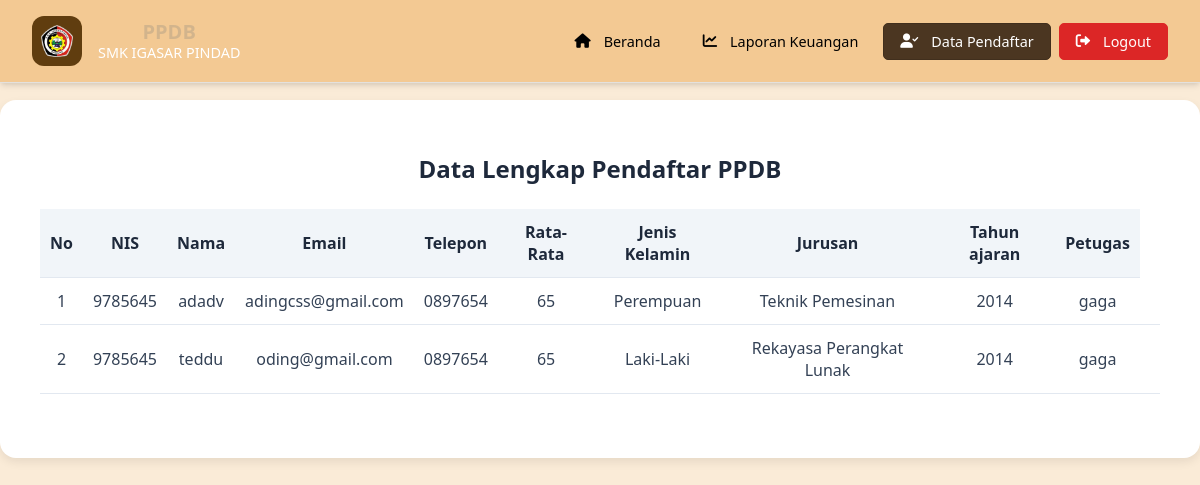
Screenshot of /data_pendaftar.php (signed in) with the database file from the repository.
### tables this page shows
CREATE TABLE `pendaftaran` (
  `id_pendaftar` int(11) NOT NULL,
  `NIS` varchar(20) NOT NULL,
  `Nama` varchar(100) NOT NULL,
  `Alamat` text DEFAULT NULL,
  `Email` varchar(100) NOT NULL,
  `Telepon` varchar(20) DEFAULT NULL,
  `Rata` varchar(10) DEFAULT NULL,
  `JK` enum('L','P') DEFAULT NULL,
  `kode_jur` varchar(4) DEFAULT NULL,
  `Tahun_ajaran` year(4) DEFAULT NULL,
  `Kd_petugas` int(11) DEFAULT NULL
);

CREATE TABLE `jurusan` (
  `Kode_jur` varchar(4) NOT NULL,
  `Nama_jurusan` varchar(100) NOT NULL,
  `Informasi_jurusan` text DEFAULT NULL,
  `Logo_jurusan` blob DEFAULT NULL
);

CREATE TABLE `petugas` (
  `Kd_petugas` int(11) NOT NULL,
  `nama_petugas` varchar(50) DEFAULT NULL,
  `password` varchar(255) DEFAULT NULL,
  `role` enum('admin','kepsek','tu','petugas') DEFAULT NULL
);

### data_pendaftar.php (the view, shortened to what this page needs)
<?php
$conn = new mysqli("localhost", "root", "", "ppdb");
$pendaftar = [];
$result = $conn->query("SELECT pendaftaran.*, jurusan.Nama_jurusan, petugas.nama_petugas
                        FROM pendaftaran
                        LEFT JOIN jurusan ON pendaftaran.kode_jur = jurusan.Kode_jur
                        LEFT JOIN petugas ON pendaftaran.Kd_petugas = petugas.Kd_petugas
                        ORDER BY pendaftaran.id_pendaftar DESC");
if ($result && $result->num_rows > 0) {
    while ($row = $result->fetch_assoc()) {
        $pendaftar[] = $row;
    }
}
include 'header.php';
?>
<!DOCTYPE html>
<html lang="id">
<head>
    <link href="https://cdnjs.cloudflare.com/ajax/libs/font-awesome/6.0.0/css/all.min.css" rel="stylesheet">
</head>
<body>
    <div class="container">
        <h2>Data Lengkap Pendaftar PPDB</h2>
        <table>
            <thead>
                <tr>
                    <th>No</th>
                    <th>NIS</th>
                    <th>Nama</th>
                    <th>Email</th>
                    <th>Telepon</th>
                    <th>Rata-Rata</th>
                    <th>Jenis Kelamin</th>
                    <th>Jurusan</th>
                    <th>Tahun ajaran</th>
                    <th>Petugas</th>
                </tr>
            </thead>
            <tbody>
                <?php if (empty($pendaftar)): ?>
                    <tr>
                        <td colspan="10" style="color:#888;">Belum ada data pendaftar.</td>
                    </tr>
                <?php else:
                    $no = 1;
                    foreach ($pendaftar as $row): ?>
                        <tr>
                            <td><?= $no++ ?></td>
                            <td><?= htmlspecialchars($row['NIS']) ?></td>
                            <td><?= htmlspecialchars($row['Nama']) ?></td>
                            <td><?= htmlspecialchars($row['Email']) ?></td>
                            <td><?= htmlspecialchars($row['Telepon']) ?></td>
                            <td><?= htmlspecialchars($row['Rata']) ?></td>
                            <td><?= htmlspecialchars($row['JK'] === 'L' ? 'Laki-Laki' : 'Perempuan') ?></td>
                            <td><?= htmlspecialchars($row['Nama_jurusan']) ?></td>
                            <td><?= htmlspecialchars($row['Tahun_ajaran']) ?></td>
                            <td><?= htmlspecialchars($row['nama_petugas']) ?></td>
                            <td>
                            </td>
                        </tr>
                    <?php endforeach; endif; ?>
            </tbody>
        </table>
    </div>
</body>
</html>

### header.php (style rules this page uses)
body { font-family: 'Segoe UI', Tahoma, Geneva, Verdana, sans-serif; background: linear-gradient(135deg, #f8fafc 0%, #e2e8f0 100%); margin: 0; padding-top: 40px; text-align: center; }

### data_pendaftar.php (style rules this page uses)
body { font-family: 'Segoe UI', Tahoma, Geneva, Verdana, sans-serif; background: #FAEBD7; color: #334155; margin: 0; padding: 0; }
.container { max-width: 1500px; margin: 40px auto; margin-top: 100px; background: #fff; border-radius: 16px; box-shadow: 0 4px 10px rgba(0, 0, 0, 0.08); padding: 2rem 2.5rem; }
h2 { text-align: center; margin-bottom: 1.5rem; color: #1e293b; }
table { width: 100%; border-collapse: collapse; margin-bottom: 2rem; background: #fff; }
th, td { padding: 12px 10px; border-bottom: 1px solid #e2e8f0; text-align: center; }
th { background: #f1f5f9; color: #1e293b; font-weight: 600; }

### rows the page displays
pendaftaran: NIS "9785645", Nama "adadv", Email "adingcss@gmail.com", Telepon "0897654", Rata "65", JK "Perempuan", kode_jur.Nama_jurusan "Teknik Pemesinan", Tahun_ajaran "2014", Kd_petugas.nama_petugas "gaga"
pendaftaran: NIS "9785645", Nama "teddu", Email "oding@gmail.com", Telepon "0897654", Rata "65", JK "Laki-Laki", kode_jur.Nama_jurusan "Rekayasa Perangkat Lunak", Tahun_ajaran "2014", Kd_petugas.nama_petugas "gaga"
